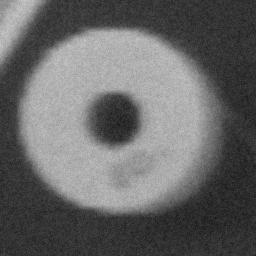
#> input picture taller_1/images/RONDELLE.png, 256 x 256 px
$ jupyter execute operaciones_aritmeticas.ipynb
#> lines starting #> are read from the running program, lines starting #| are printed output that depends on the picture; after the words box and inside, x2 and y2 are one past the last pixel; in counts of white or black regions, pixels touching at a corner belong together
[cell 1]
import cv2
import matplotlib.pyplot as plt

image_rondelle = cv2.imread("images/RONDELLE.png", cv2.IMREAD_GRAYSCALE)
#> image_rondelle is the input picture: shape (256, 256); min 25, max 203, mean 102.6
image_spot = cv2.imread("images/SPOT.png", cv2.IMREAD_GRAYSCALE)
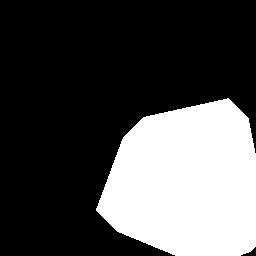
#> input picture taller_1/images/SPOT.png, 256 x 256 px
#> image_spot: shape (256, 256); 30.2% white; 1 white region, box (x1, y1, x2, y2) and area: (96, 98, 256, 256) 19820

# Visualizar imagen (RONDELLE)
plt.imshow(image_rondelle, cmap="gray")
plt.show()

# Visualizar imagen (SPOT)
plt.imshow(image_spot, cmap="gray")
plt.show()

[cell 2]
# Convertir a 16 bits las imagenes
image_rondelle = cv2.imread("images/RONDELLE.png", cv2.IMREAD_ANYDEPTH)
image_spot = cv2.imread("images/SPOT.png", cv2.IMREAD_ANYDEPTH)

# Visualizar histograma (image_rondelle)
hist = cv2.calcHist([image_rondelle],[0],None,[256],[0,256])
#> hist = 256 values, max 1541 at index 52, min 0 at index 0, mean 256
plt.plot(hist)
plt.show()
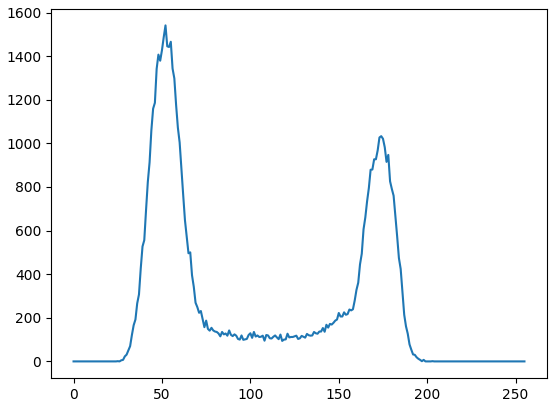
#> figure drawn by matplotlib, 1 panel; curve peaks at x = 52, y = 1541

# Visualizar histograma (image_spot)
hist = cv2.calcHist([image_spot],[0],None,[256],[0,256])
#> hist = 256 values, max 45716 at index 0, min 0 at index 1, mean 256
plt.plot(hist)
plt.show()
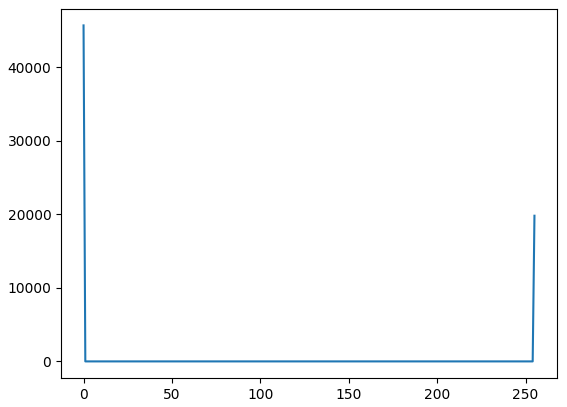
#> figure drawn by matplotlib, 1 panel; curve peaks at x = 0, y = 45716

[cell 3]
# Adicionar rondelle.png a spot.png
image_addition = cv2.add(image_rondelle, image_spot)
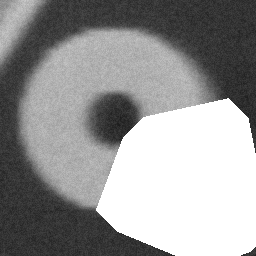
#> image_addition: shape (256, 256); min 27, max 255, mean 150.3

# Visualizar imagen (image_addition)
plt.imshow(image_addition, cmap="gray")
plt.show()

# Visualizar histograma (image_spot)
hist = cv2.calcHist([image_addition],[0],None,[256],[0,256])
#> hist = 256 values, max 19820 at index 255, min 0 at index 0, mean 256
plt.plot(hist)
plt.show()
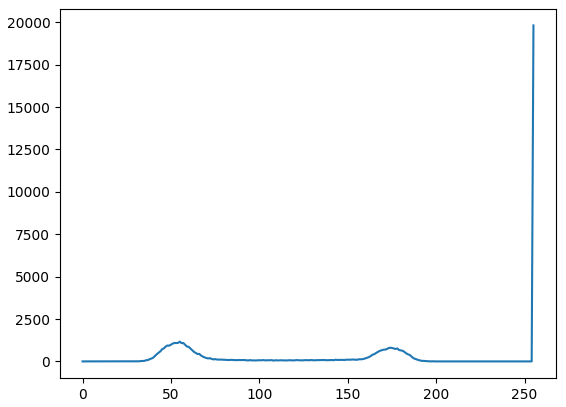
#> figure drawn by matplotlib, 1 panel; curve peaks at x = 255, y = 19820

[cell 4]
# Sustraccion rondelle.png a spot.png
image_subtract = cv2.subtract(image_rondelle, image_spot)
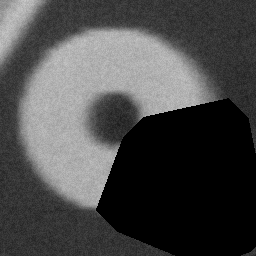
#> image_subtract: shape (256, 256); min 0, max 203, mean 73.2

# Visualizar imagen (image_addition)
plt.imshow(image_subtract, cmap="gray")
plt.show()

# Visualizar histograma (image_subtract)
hist = cv2.calcHist([image_subtract],[0],None,[256],[0,256])
#> hist = 256 values, max 19820 at index 0, min 0 at index 1, mean 256
plt.plot(hist)
plt.show()
#> figure, not shown here; curve peaks at x = 0, y = 19820
